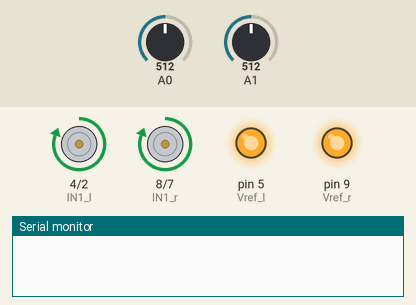
This sketch was run on a simulated Arduino Uno, built with avr-gcc and run on an emulated ATmega328P. Shown: motor-driver pin pairs drawn as motors (green arrow = first pin HIGH = forward, orange = second pin HIGH = backward, longer = more drive), output pins drawn as LEDs (lit = HIGH), the last lines printed to the serial monitor. The inputs (shaded band) are chosen by the test bench; at power-on: A0 = 512, A1 = 512.

Above: at 0.8 s.
At 6.6 s:
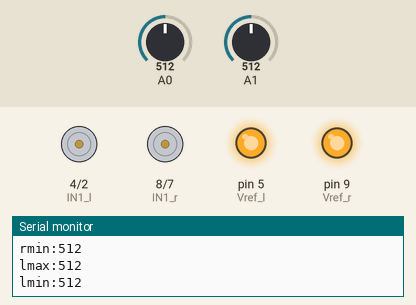
Timing chart, 0 to 13.4 s (numbered marks = the images above):
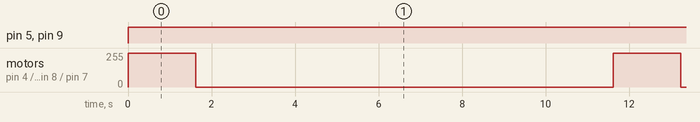

The sketch:

calibration.ino
```cpp
#define IN1_r 8
#define IN2_r 7
#define Vref_r 9

#define Vref_l 5
#define IN1_l 4
#define IN2_l 2

int i=0;
int rmax,rmin,lmax,lmin;

void setup() {
  // put your setup code here, to run once:
  pinMode(IN1_r,OUTPUT);
  pinMode(IN2_r,OUTPUT);
  pinMode(IN1_l,OUTPUT);
  pinMode(IN2_l,OUTPUT);

  Serial.begin(9600);
  //pinMode();

}

void loop() {
  // put your main code here, to run repeatedly:

  //1:HIGH,2:LOW=前進

  rmax = rmin =analogRead(A0);
  lmax = lmin =analogRead(A1);


  //motor speed set
  analogWrite(Vref_r,255);
  analogWrite(Vref_l,255);

  digitalWrite(IN1_r,HIGH);
  digitalWrite(IN2_r,LOW);
  digitalWrite(IN1_l,HIGH);
  digitalWrite(IN2_l,LOW);

  for(i=0;i<80;i++){
    delay(20);
    int light_r = analogRead(A0);
    int light_l = analogRead(A1);
    if (light_r < rmin) rmin = light_r;
    if (light_r > rmax) rmax = light_r;
    if (light_l < lmin) lmin = light_l;
    if (light_l > lmax) lmax = light_l;

  }

  Serial.print("rmax:");
  Serial.println(rmax);
  Serial.print("rmin:");
  Serial.println(rmin);
  Serial.print("lmax:");
  Serial.println(lmax);
  Serial.print("lmin:");
  Serial.println(lmin);
  Serial.println("");

  digitalWrite(IN1_r,LOW);
  digitalWrite(IN2_r,LOW);
  digitalWrite(IN1_l,LOW);
  digitalWrite(IN2_l,LOW);

  delay(10000);

}
```

Measured:
- by itself, pin 5 (Vref_l), pin 9 (Vref_r): LOW → HIGH at 0.00 s
- by itself, motor on pin 4 (IN1_l) / pin 2 (IN2_l), motor on pin 8 (IN1_r) / pin 7 (IN2_r): alternates forward 255/255 for 1.6 s and stopped for 10.0 s
